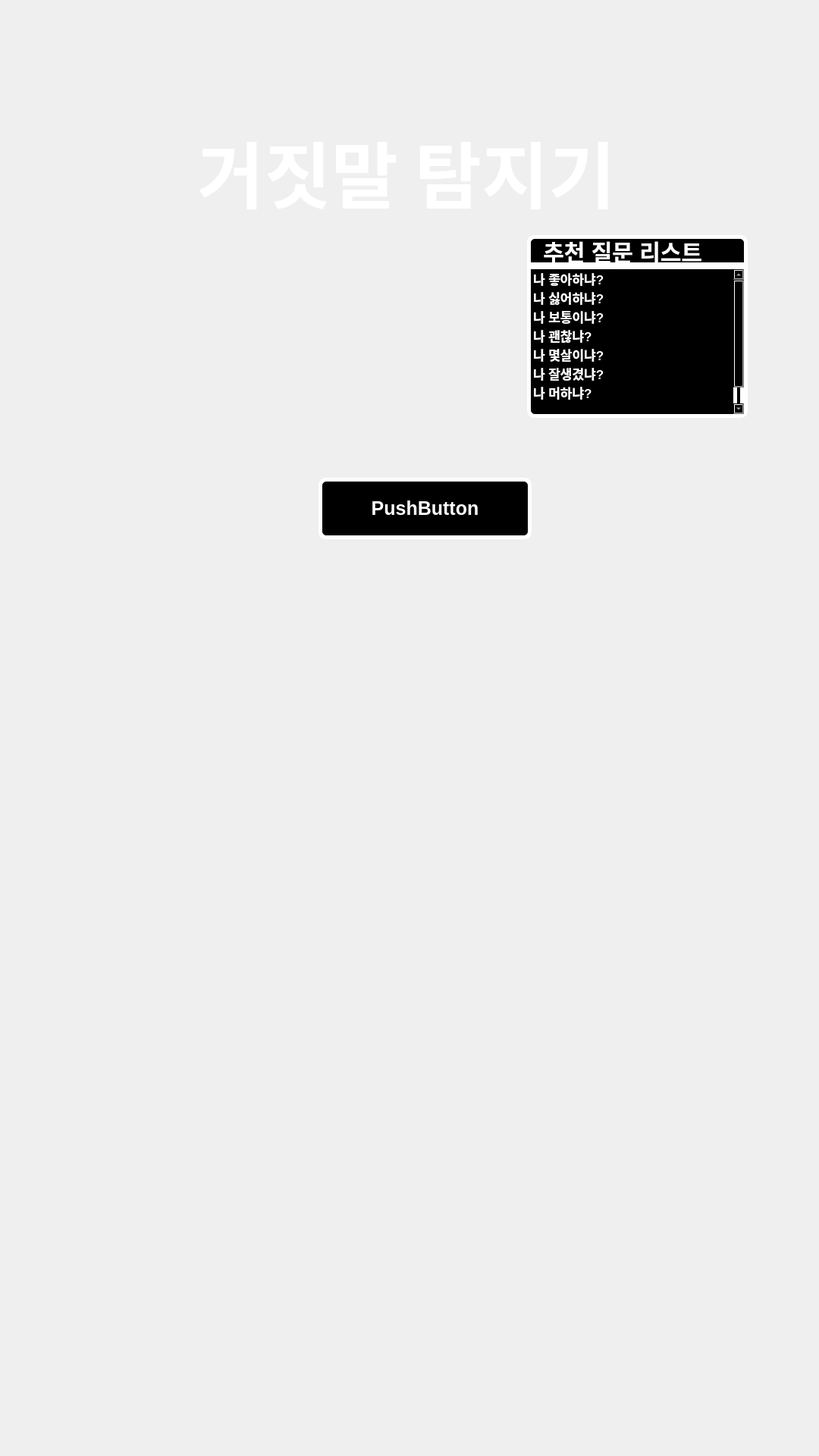
    <widget class="QWidget" name="page2_1" native="true">
     <property name="geometry">
      <rect>
       <x>0</x>
       <y>-1920</y>
       <width>1080</width>
       <height>1920</height>
      </rect>
     </property>
     <widget class="QLabel" name="logo_1">
      <property name="enabled">
       <bool>true</bool>
      </property>
      <property name="geometry">
       <rect>
        <x>260</x>
        <y>150</y>
        <width>611</width>
        <height>151</height>
       </rect>
      </property>
      <property name="palette">
       <palette>
        <active>
         <colorrole role="WindowText">
          <brush brushstyle="SolidPattern">
           <color alpha="255">
            <red>255</red>
            <green>255</green>
            <blue>255</blue>
           </color>
          </brush>
         </colorrole>
        </active>
        <inactive>
         <colorrole role="WindowText">
          <brush brushstyle="SolidPattern">
           <color alpha="255">
            <red>255</red>
            <green>255</green>
            <blue>255</blue>
           </color>
          </brush>
         </colorrole>
        </inactive>
        <disabled>
         <colorrole role="WindowText">
          <brush brushstyle="SolidPattern">
           <color alpha="255">
            <red>120</red>
            <green>120</green>
            <blue>120</blue>
           </color>
          </brush>
         </colorrole>
        </disabled>
       </palette>
      </property>
      <property name="font">
       <font>
        <family>Segoe UI Semibold</family>
        <pointsize>72</pointsize>
        <weight>75</weight>
        <bold>true</bold>
       </font>
      </property>
      <property name="text">
       <string>거짓말 탐지기</string>
      </property>
     </widget>
     <widget class="QListWidget" name="listWidget">
      <property name="geometry">
       <rect>
        <x>695</x>
        <y>350</y>
        <width>291</width>
        <height>201</height>
       </rect>
      </property>
      <property name="palette">
       <palette>
        <active>
         <colorrole role="WindowText">
          <brush brushstyle="SolidPattern">
           <color alpha="255">
            <red>255</red>
            <green>255</green>
            <blue>255</blue>
           </color>
          </brush>
         </colorrole>
         <colorrole role="Button">
          <brush brushstyle="SolidPattern">
           <color alpha="255">
            <red>0</red>
            <green>0</green>
            <blue>0</blue>
           </color>
          </brush>
         </colorrole>
         <colorrole role="Text">
          <brush brushstyle="SolidPattern">
           <color alpha="255">
            <red>255</red>
            <green>255</green>
            <blue>255</blue>
           </color>
          </brush>
         </colorrole>
         <colorrole role="ButtonText">
          <brush brushstyle="SolidPattern">
           <color alpha="255">
            <red>255</red>
            <green>255</green>
            <blue>255</blue>
           </color>
          </brush>
         </colorrole>
         <colorrole role="Base">
          <brush brushstyle="SolidPattern">
           <color alpha="255">
            <red>0</red>
            <green>0</green>
            <blue>0</blue>
           </color>
          </brush>
         </colorrole>
         <colorrole role="Window">
          <brush brushstyle="SolidPattern">
           <color alpha="255">
            <red>0</red>
            <green>0</green>
            <blue>0</blue>
           </color>
          </brush>
         </colorrole>
         <colorrole role="PlaceholderText">
          <brush brushstyle="NoBrush">
           <color alpha="128">
            <red>255</red>
            <green>255</green>
            <blue>255</blue>
           </color>
          </brush>
         </colorrole>
        </active>
        <inactive>
         <colorrole role="WindowText">
          <brush brushstyle="SolidPattern">
           <color alpha="255">
            <red>255</red>
            <green>255</green>
            <blue>255</blue>
           </color>
          </brush>
         </colorrole>
         <colorrole role="Button">
          <brush brushstyle="SolidPattern">
           <color alpha="255">
            <red>0</red>
            <green>0</green>
            <blue>0</blue>
           </color>
          </brush>
         </colorrole>
         <colorrole role="Text">
          <brush brushstyle="SolidPattern">
           <color alpha="255">
            <red>255</red>
            <green>255</green>
            <blue>255</blue>
           </color>
          </brush>
         </colorrole>
         <colorrole role="ButtonText">
          <brush brushstyle="SolidPattern">
           <color alpha="255">
            <red>255</red>
            <green>255</green>
            <blue>255</blue>
           </color>
          </brush>
         </colorrole>
         <colorrole role="Base">
          <brush brushstyle="SolidPattern">
           <color alpha="255">
            <red>0</red>
            <green>0</green>
            <blue>0</blue>
           </color>
          </brush>
         </colorrole>
         <colorrole role="Window">
          <brush brushstyle="SolidPattern">
           <color alpha="255">
            <red>0</red>
            <green>0</green>
            <blue>0</blue>
           </color>
          </brush>
         </colorrole>
         <colorrole role="PlaceholderText">
          <brush brushstyle="NoBrush">
           <color alpha="128">
            <red>255</red>
            <green>255</green>
            <blue>255</blue>
           </color>
          </brush>
         </colorrole>
        </inactive>
        <disabled>
         <colorrole role="WindowText">
          <brush brushstyle="SolidPattern">
           <color alpha="255">
            <red>255</red>
            <green>255</green>
            <blue>255</blue>
           </color>
          </brush>
         </colorrole>
         <colorrole role="Button">
          <brush brushstyle="SolidPattern">
           <color alpha="255">
            <red>0</red>
            <green>0</green>
            <blue>0</blue>
           </color>
          </brush>
         </colorrole>
         <colorrole role="Text">
          <brush brushstyle="SolidPattern">
           <color alpha="255">
            <red>255</red>
            <green>255</green>
            <blue>255</blue>
           </color>
          </brush>
         </colorrole>
         <colorrole role="ButtonText">
          <brush brushstyle="SolidPattern">
           <color alpha="255">
            <red>255</red>
            <green>255</green>
            <blue>255</blue>
           </color>
          </brush>
         </colorrole>
         <colorrole role="Base">
          <brush brushstyle="SolidPattern">
           <color alpha="255">
            <red>0</red>
            <green>0</green>
            <blue>0</blue>
           </color>
          </brush>
         </colorrole>
         <colorrole role="Window">
          <brush brushstyle="SolidPattern">
           <color alpha="255">
            <red>0</red>
            <green>0</green>
            <blue>0</blue>
           </color>
          </brush>
         </colorrole>
         <colorrole role="PlaceholderText">
          <brush brushstyle="NoBrush">
           <color alpha="128">
            <red>255</red>
            <green>255</green>
            <blue>255</blue>
           </color>
          </brush>
         </colorrole>
        </disabled>
       </palette>
      </property>
      <property name="styleSheet">
       <string notr="true">color: white;
background-color: black;
border: 5px solid white;
font-size: 25px;
font-weight: bold;
 border-bottom-left-radius: 10px;
   border-bottom-right-radius: 10px;</string>
      </property>
      <item>
       <property name="text">
        <string>나 좋아하냐?</string>
       </property>
       <property name="font">
        <font>
         <pointsize>13</pointsize>
        </font>
       </property>
      </item>
      <item>
       <property name="text">
        <string>나 싫어하냐?</string>
       </property>
       <property name="font">
        <font>
         <pointsize>13</pointsize>
        </font>
       </property>
      </item>
      <item>
       <property name="text">
        <string>나 보통이냐?</string>
       </property>
       <property name="font">
        <font>
         <pointsize>13</pointsize>
        </font>
       </property>
      </item>
      <item>
       <property name="text">
        <string>나 괜찮냐?</string>
       </property>
       <property name="font">
        <font>
         <pointsize>13</pointsize>
        </font>
       </property>
      </item>
      <item>
       <property name="text">
        <string>나 몇살이냐?</string>
       </property>
       <property name="font">
        <font>
         <pointsize>13</pointsize>
        </font>
       </property>
      </item>
      <item>
       <property name="text">
        <string>나 잘생겼냐?</string>
       </property>
       <property name="font">
        <font>
         <pointsize>13</pointsize>
        </font>
       </property>
      </item>
      <item>
       <property name="text">
        <string>나 머하냐?</string>
       </property>
       <property name="font">
        <font>
         <pointsize>13</pointsize>
        </font>
       </property>
      </item>
      <item>
       <property name="text">
        <string/>
       </property>
      </item>
     </widget>
     <widget class="QLabel" name="label_15">
      <property name="geometry">
       <rect>
        <x>695</x>
        <y>310</y>
        <width>291</width>
        <height>41</height>
       </rect>
      </property>
      <property name="palette">
       <palette>
        <active>
         <colorrole role="WindowText">
          <brush brushstyle="SolidPattern">
           <color alpha="255">
            <red>255</red>
            <green>255</green>
            <blue>255</blue>
           </color>
          </brush>
         </colorrole>
         <colorrole role="Button">
          <brush brushstyle="SolidPattern">
           <color alpha="255">
            <red>0</red>
            <green>0</green>
            <blue>0</blue>
           </color>
          </brush>
         </colorrole>
         <colorrole role="Text">
          <brush brushstyle="SolidPattern">
           <color alpha="255">
            <red>255</red>
            <green>255</green>
            <blue>255</blue>
           </color>
          </brush>
         </colorrole>
         <colorrole role="ButtonText">
          <brush brushstyle="SolidPattern">
           <color alpha="255">
            <red>255</red>
            <green>255</green>
            <blue>255</blue>
           </color>
          </brush>
         </colorrole>
         <colorrole role="Base">
          <brush brushstyle="SolidPattern">
           <color alpha="255">
            <red>0</red>
            <green>0</green>
            <blue>0</blue>
           </color>
          </brush>
         </colorrole>
         <colorrole role="Window">
          <brush brushstyle="SolidPattern">
           <color alpha="255">
            <red>0</red>
            <green>0</green>
            <blue>0</blue>
           </color>
          </brush>
         </colorrole>
         <colorrole role="PlaceholderText">
          <brush brushstyle="NoBrush">
           <color alpha="128">
            <red>255</red>
            <green>255</green>
            <blue>255</blue>
           </color>
          </brush>
         </colorrole>
        </active>
        <inactive>
         <colorrole role="WindowText">
          <brush brushstyle="SolidPattern">
           <color alpha="255">
            <red>255</red>
            <green>255</green>
            <blue>255</blue>
           </color>
          </brush>
         </colorrole>
         <colorrole role="Button">
          <brush brushstyle="SolidPattern">
           <color alpha="255">
            <red>0</red>
            <green>0</green>
            <blue>0</blue>
           </color>
          </brush>
         </colorrole>
         <colorrole role="Text">
          <brush brushstyle="SolidPattern">
           <color alpha="255">
            <red>255</red>
            <green>255</green>
            <blue>255</blue>
           </color>
          </brush>
         </colorrole>
         <colorrole role="ButtonText">
          <brush brushstyle="SolidPattern">
           <color alpha="255">
            <red>255</red>
            <green>255</green>
            <blue>255</blue>
           </color>
          </brush>
         </colorrole>
         <colorrole role="Base">
          <brush brushstyle="SolidPattern">
           <color alpha="255">
            <red>0</red>
            <green>0</green>
            <blue>0</blue>
           </color>
          </brush>
         </colorrole>
         <colorrole role="Window">
          <brush brushstyle="SolidPattern">
           <color alpha="255">
            <red>0</red>
            <green>0</green>
            <blue>0</blue>
           </color>
          </brush>
         </colorrole>
         <colorrole role="PlaceholderText">
          <brush brushstyle="NoBrush">
           <color alpha="128">
            <red>255</red>
            <green>255</green>
            <blue>255</blue>
           </color>
          </brush>
         </colorrole>
        </inactive>
        <disabled>
         <colorrole role="WindowText">
          <brush brushstyle="SolidPattern">
           <color alpha="255">
            <red>255</red>
            <green>255</green>
            <blue>255</blue>
           </color>
          </brush>
         </colorrole>
         <colorrole role="Button">
          <brush brushstyle="SolidPattern">
           <color alpha="255">
            <red>0</red>
            <green>0</green>
            <blue>0</blue>
           </color>
          </brush>
         </colorrole>
         <colorrole role="Text">
          <brush brushstyle="SolidPattern">
           <color alpha="255">
            <red>255</red>
            <green>255</green>
            <blue>255</blue>
           </color>
          </brush>
         </colorrole>
         <colorrole role="ButtonText">
          <brush brushstyle="SolidPattern">
           <color alpha="255">
            <red>255</red>
            <green>255</green>
            <blue>255</blue>
           </color>
          </brush>
         </colorrole>
         <colorrole role="Base">
          <brush brushstyle="SolidPattern">
           <color alpha="255">
            <red>0</red>
            <green>0</green>
            <blue>0</blue>
           </color>
          </brush>
         </colorrole>
         <colorrole role="Window">
          <brush brushstyle="SolidPattern">
           <color alpha="255">
            <red>0</red>
            <green>0</green>
            <blue>0</blue>
           </color>
          </brush>
         </colorrole>
         <colorrole role="PlaceholderText">
          <brush brushstyle="NoBrush">
           <color alpha="128">
            <red>255</red>
            <green>255</green>
            <blue>255</blue>
           </color>
          </brush>
         </colorrole>
        </disabled>
       </palette>
      </property>
      <property name="font">
       <font>
        <pointsize>-1</pointsize>
        <weight>75</weight>
        <bold>true</bold>
       </font>
      </property>
      <property name="styleSheet">
       <string notr="true"> border-top-left-radius: 10px;
   border-top-right-radius: 10px;
color: white;
background-color: black;
border: 5px solid white;
font-size: 30px;
font-weight: bold;</string>
      </property>
      <property name="text">
       <string> 추천 질문 리스트</string>
      </property>
     </widget>
     <widget class="QPushButton" name="pushButton_2">
      <property name="geometry">
       <rect>
        <x>420</x>
        <y>630</y>
        <width>281</width>
        <height>81</height>
       </rect>
      </property>
      <property name="styleSheet">
       <string notr="true">border-radius: 10px;
color: white;
background-color: black;
border: 5px solid white;
font-size: 25px;
font-weight: bold;</string>
      </property>
      <property name="text">
       <string>PushButton</string>
      </property>
     </widget>
    </widget>
